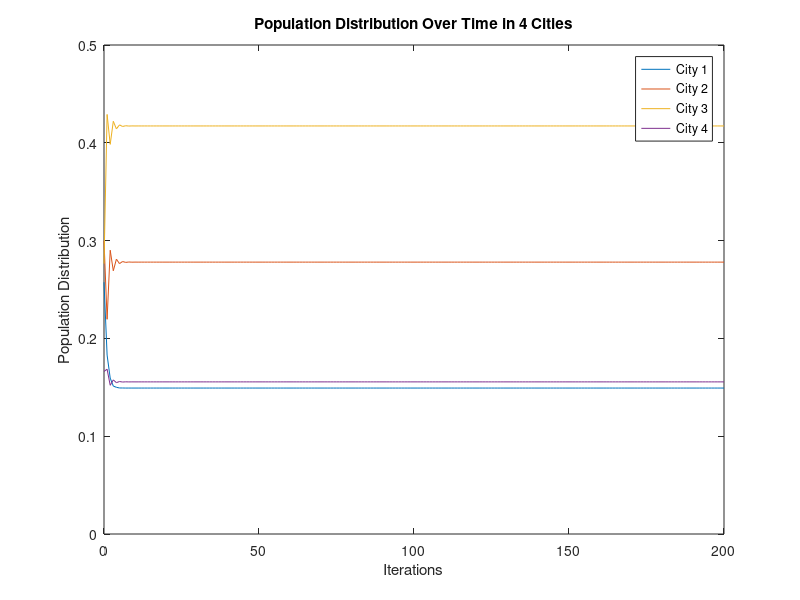

Here is the MATLAB script that generated this plot:
clc;

% 定义状态空间大小

% 构造一个带有振荡特性的转移概率矩阵
% P = [
%     0.0  0.5  0.5  0.0;
%     0.9  0.0  0.1  0.0;
%     0.5  0.1  0.1  0.3;
%     0.0  0.3  0.5  0.2;
% ];
% P = [0.70 0.20 0.10; 0.15 0.75 0.10; 0.05 0.15 0.80];

% % 随机生成一个 n x n 的矩阵
n = 4;
A = rand(n);
P = A ./ sum(A, 2);

% 计算转移概率矩阵的特征值和特征向量
[V, D] = eig(P');

% 显示结果
disp('转移概率矩阵 P:');
disp(P);

disp('特征值 D:');
disp(diag(D));

disp('特征向量矩阵 V:');
disp(V);

stable_vector = V(:, abs(diag(D) - 1) < 1e-10);
if sum(stable_vector) < 0
    stable_vector = - stable_vector;
end
stable_vector = stable_vector / sum(stable_vector);
disp('对应特征值1的特征向量（稳态分布）:');
disp(stable_vector');

% 初始化一个初始分布
% initial_distribution = [1 0 0 0];
initial_distribution = rand(1, size(P,1));
initial_distribution = initial_distribution / sum(initial_distribution);

% 显示初始分布
disp('初始分布:');
disp(initial_distribution);

% 定义乘法次数
num_iterations = 200;

% 保存每一步的人口分布
population_over_time = zeros(num_iterations + 1, size(P, 1));
population_over_time(1, :) = initial_distribution;

% 通过多次乘法来计算每一步的人口分布
for i = 2:num_iterations+1
    population_over_time(i, :) = population_over_time(i-1, :) * P;
end

% 显示最终分布
final_distribution = population_over_time(end, :);
disp('经过多次乘法后的最终分布:');
disp(final_distribution);

% 可视化人口变化
figure;
plot(0:num_iterations, population_over_time, '-');
xlabel('Iterations');
ylabel('Population Distribution');
legend({'City 1', 'City 2', 'City 3', 'City 4'}, 'Location', 'Best');
title('Population Distribution Over Time in 4 Cities');
ylim([0,1/2]);
% grid on;

% P^n
P^100